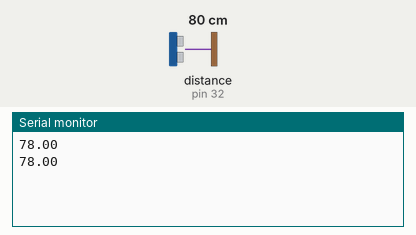
A sketch run on a simulated Arduino Mega 2560, built with avr-gcc and run on an emulated ATmega2560. On the bench: the last lines printed to the serial monitor. Wiring (inferred from the names in the program): ultrasonic range finder: trigger pin 30; echo pin 32. The test bench sets the inputs (shaded band); at power-on: distance to the obstacle (sensor on pin 32) 80 cm. The echo pulse lasts 58.3 µs per cm.

Above: at 1.8 s.
1.9 s: distance to the obstacle (sensor on pin 32) set to 2 cm
At 2.8 s:
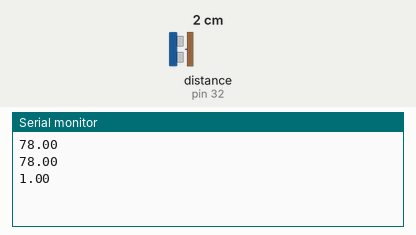
3.4 s: distance to the obstacle (sensor on pin 32) set to 4 cm
At 4.4 s:
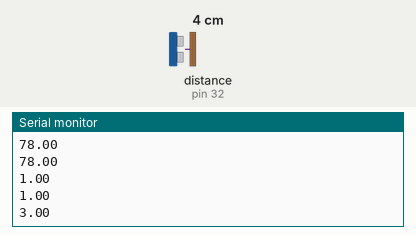
Timing chart, 0 to 6.4 s (numbered marks = the images above; inputs shaded):
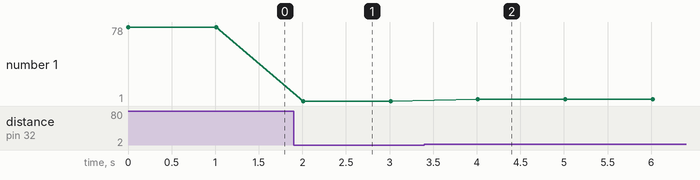

Measured:
- after the input at 1.9 s, the serial monitor: prints a new line after 0.11 s (image 1)
- after the input at 3.4 s, the serial monitor: prints a new line after 0.61 s (image 2)
- plotted number 1: 78 → 1 after the input at 1.9 s, 1 → 3 after the input at 3.4 s

The sketch:

sonar.ino
```cpp
const int trigPin = 30;
const int echoPin = 32;

void setup() {
  //pin setup
  pinMode(trigPin, OUTPUT);
  pinMode(echoPin, INPUT);

  Serial.begin(9600);
}

void loop() {
  double distance=getDistance(trigPin,echoPin);
  Serial.println(distance);

  delay(1000);
}

int getDistance(int trig,int echo){
  //clear channels
  digitalWrite(trig, LOW);
  delayMicroseconds(2);

  //send signal
  digitalWrite(trig, HIGH);
  delayMicroseconds(10);
  digitalWrite(trig, LOW);

  double duration = pulseIn(echo, HIGH);

  int distance= duration*0.034/2;

  return distance;
}
```
